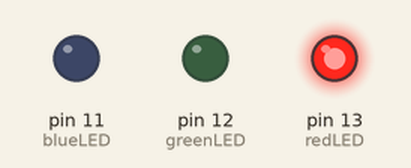
Bench run of a sketch on a simulated Arduino Uno, built with avr-gcc and run on an emulated ATmega328P. Parts: output pins drawn as LEDs (lit = HIGH).

Above: at 0.05 s.
At 1.0 s:
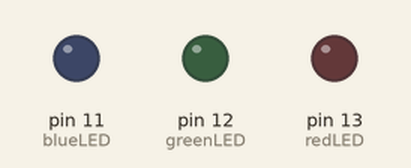
At 7.1 s:
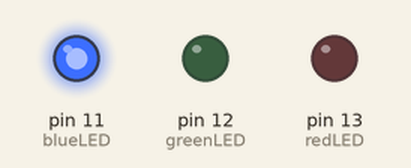
At 11.35 s:
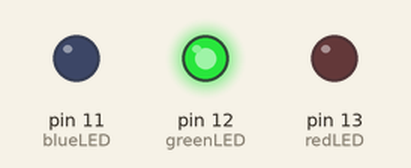
Timing chart, 0 to 11.7 s (numbered marks = the images above):
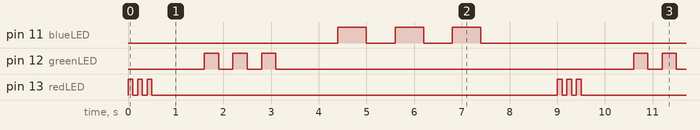

Measured:
- by itself, pin 11 (blueLED): repeats every 9.0 s: 2 × (LOW 0.60 s, HIGH 0.60 s), LOW 6.0 s, HIGH 0.60 s
- by itself, pin 12 (greenLED): repeats every 9.0 s: 2 × (LOW 0.30 s, HIGH 0.30 s), LOW 7.5 s, HIGH 0.30 s
- by itself, pin 13 (redLED): repeats every 9.0 s: 2 × (LOW 0.10 s, HIGH 0.10 s), LOW 8.5 s, HIGH 0.10 s

The sketch:

3BlinksVariables.ino
```cpp
int redLED = 13;
int greenLED = 12;
int blueLED = 11;
int shortBlink = 100;
int midBlink = 300;
int longBlink = 600;
int delayTime = 1000;


void setup() {
  // put your setup code here, to run once:
  pinMode(redLED, OUTPUT);
  pinMode(greenLED, OUTPUT);
  pinMode(11, OUTPUT);
}

void loop() {
  // put your main code here, to run repeatedly:
  for(int i = 0; i < 3; i++){
    digitalWrite(redLED, HIGH);
    delay(shortBlink);
    digitalWrite(redLED, LOW);
    delay(shortBlink);
  }
  delay(delayTime);

  for(int i = 0; i < 3; i++){
    digitalWrite(greenLED, HIGH);
    delay(midBlink);
    digitalWrite(greenLED, LOW);
    delay(midBlink);
  }
  delay(delayTime);

  for(int i = 0; i < 3; i++){
    digitalWrite(blueLED, HIGH);
    delay(longBlink);
    digitalWrite(blueLED, LOW);
    delay(longBlink);
  }
  delay(delayTime);

}
```
